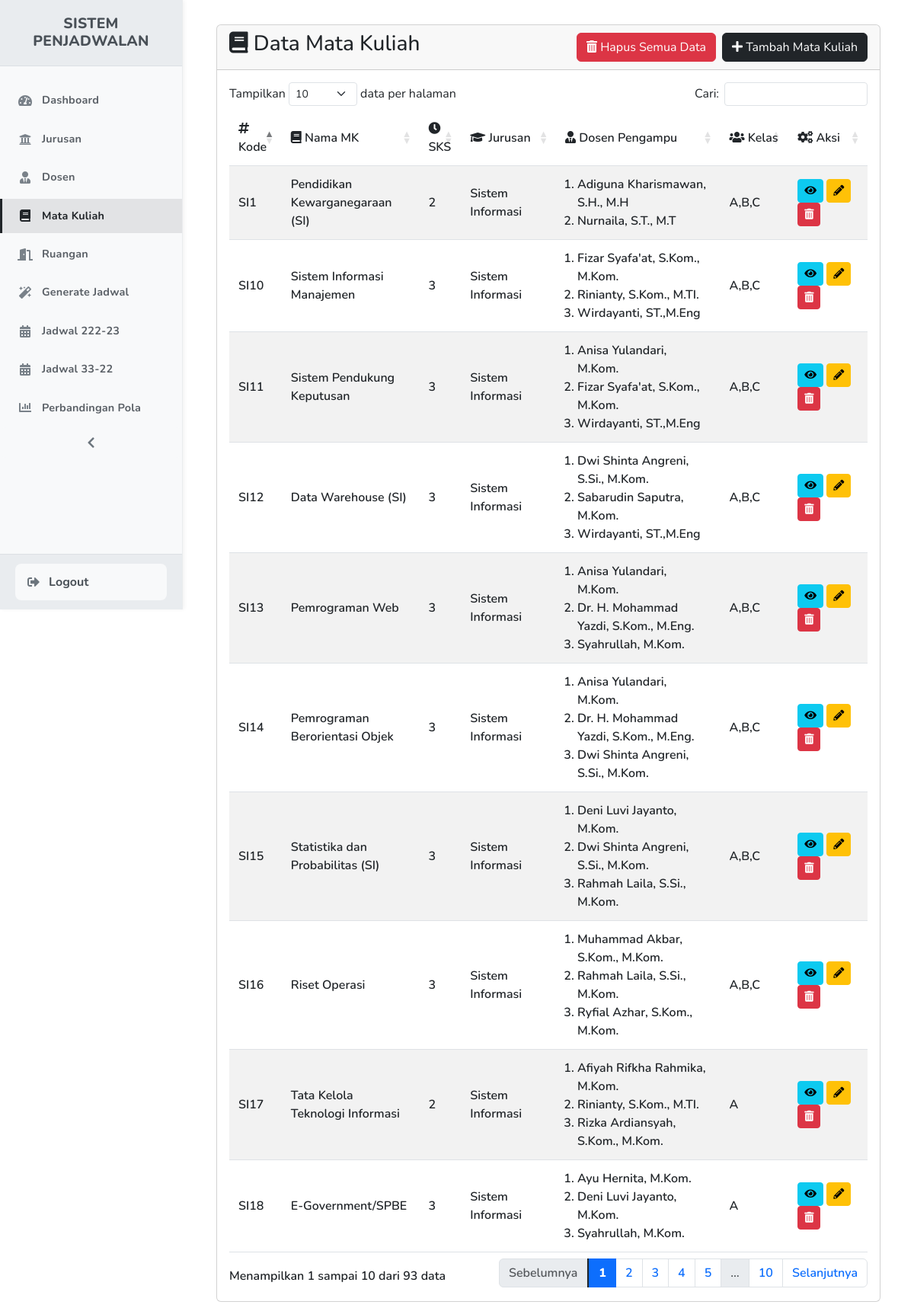
/admin/mata_kuliah.php (signed in), run on the app's committed database.
### tables this page shows
CREATE TABLE `mata_kuliah` (
  `id` int(11) NOT NULL,
  `kode_mk` varchar(10) NOT NULL,
  `nama_mk` varchar(100) NOT NULL,
  `sks` int(11) NOT NULL,
  `kode_jurusan` varchar(10) DEFAULT NULL,
  `kode_dosen` varchar(10) DEFAULT NULL,
  `kelas` varchar(10) DEFAULT NULL
);

CREATE TABLE `jurusan` (
  `kode_jurusan` varchar(10) NOT NULL,
  `nama_jurusan` varchar(100) NOT NULL
);

### admin/mata_kuliah.php (the view, shortened to what this page needs)
<?php
require_once 'config/database.php';
$sql = "SELECT mk.*, j.nama_jurusan,
        GROUP_CONCAT(DISTINCT mkd.kode_dosen) as dosen_kodes,
        GROUP_CONCAT(DISTINCT d.nama_dosen SEPARATOR '|') as dosen_list,
        mk.kelas
        FROM mata_kuliah mk
        LEFT JOIN jurusan j ON mk.kode_jurusan = j.kode_jurusan
        LEFT JOIN mata_kuliah_dosen mkd ON mk.kode_mk = mkd.kode_mk
        LEFT JOIN dosen d ON mkd.kode_dosen = d.kode_dosen
        GROUP BY mk.kode_mk, mk.nama_mk, mk.sks, j.nama_jurusan
        ORDER BY mk.kode_mk";
$result = mysqli_query($conn, $sql);
?>
<!DOCTYPE html>
<html lang="id">
<head>
    <link href="https://cdn.jsdelivr.net/npm/bootstrap@5.3.0/dist/css/bootstrap.min.css" rel="stylesheet">
    <link href="https://cdnjs.cloudflare.com/ajax/libs/font-awesome/6.0.0/css/all.min.css" rel="stylesheet">
    <link rel="stylesheet" href="assets/css/sidebar.css">
    <link rel="stylesheet" href="https://cdn.datatables.net/1.13.7/css/dataTables.bootstrap5.min.css">
    <link rel="stylesheet" href="https://cdn.datatables.net/responsive/2.5.0/css/responsive.bootstrap5.min.css">
    <link rel="stylesheet" href="https://cdn.jsdelivr.net/npm/sweetalert2@11.7.32/dist/sweetalert2.min.css">
    <link href="https://cdn.jsdelivr.net/npm/select2@4.1.0-rc.0/dist/css/select2.min.css" rel="stylesheet" />
    <link href="https://cdn.jsdelivr.net/npm/select2-bootstrap-5-theme@1.3.0/dist/select2-bootstrap-5-theme.min.css" rel="stylesheet" />
    <link rel="stylesheet" href="assets/css/mata_kuliah.css">
</head>
<body>
    <?php include 'sidebar.php'; ?>
    <div class="main-content">
        <div class="container">
            <div class="row">
                <div class="col-md-12">
                    <div class="card">
                        <div class="card-header d-flex justify-content-between align-items-center">
                            <h3><i class="fas fa-book"></i> Data Mata Kuliah</h3>
                            <div class="d-flex gap-2">
                                <a href="clear_mata_kuliah.php" class="btn btn-danger">
                                    <i class="fas fa-trash-alt"></i> Hapus Semua Data
                                </a>
                                <button type="button" class="btn btn-dark" data-bs-toggle="modal" data-bs-target="#addModal">
                                    <i class="fas fa-plus"></i> Tambah Mata Kuliah
                                </button>
                            </div>
                        </div>
                        <div class="card-body">
                            <div class="table-responsive">
                                <table class="table table-striped table-fixed" id="mataKuliahTable">
                                    <thead>
                                        <tr>
                                            <th><i class="fas fa-hashtag"></i> Kode</th>
                                            <th><i class="fas fa-book"></i> Nama MK</th>
                                            <th><i class="fas fa-clock"></i> SKS</th>
                                            <th><i class="fas fa-graduation-cap"></i> Jurusan</th>
                                            <th><i class="fas fa-user-tie"></i> Dosen Pengampu</th>
                                            <th><i class="fas fa-users"></i> Kelas</th>
                                            <th><i class="fas fa-cogs"></i> Aksi</th>
                                        </tr>
                                    </thead>
                                    <tbody>
                                        <?php while ($row = mysqli_fetch_assoc($result)): ?>
                                        <tr>
                                            <td><?php echo $row['kode_mk']; ?></td>
                                            <td><?php echo $row['nama_mk']; ?></td>
                                            <td><?php echo $row['sks']; ?></td>
                                            <td><?php echo $row['nama_jurusan']; ?></td>
                                            <td>
                                                <?php
                                                if (!empty($row['dosen_list'])) {
                                                    $dosen_array = explode('|', $row['dosen_list']);
                                                    echo '<ol class="mb-0 ps-3">';
                                                    foreach ($dosen_array as $dosen) {
                                                        echo '<li>' . htmlspecialchars(trim($dosen)) . '</li>';
                                                    }
                                                    echo '</ol>';
                                                } else {
                                                    echo '-';
                                                }
                                                ?>
                                            </td>
                                            <td><?php echo $row['kelas']; ?></td>
                                            <td>
                                                <button type="button" class="btn btn-info btn-sm view-btn"
                                                        data-kode="<?php echo $row['kode_mk']; ?>"
                                                        data-nama="<?php echo $row['nama_mk']; ?>"
                                                        data-jurusan="<?php echo $row['nama_jurusan']; ?>"
                                                        data-sks="<?php echo $row['sks']; ?>"
                                                        data-dosen="<?php echo $row['dosen_list'] ?? '-'; ?>"
                                                        data-kelas="<?php echo $row['kelas'] ?? ''; ?>"
                                                        title="Lihat Detail">
                                                    <i class="fas fa-eye"></i>
                                                </button>
                                                <button type="button" class="btn btn-warning btn-sm edit-btn"
                                                        data-kode="<?php echo $row['kode_mk']; ?>"
                                                        data-nama="<?php echo $row['nama_mk']; ?>"
                                                        data-jurusan="<?php echo $row['kode_jurusan']; ?>"
                                                        data-sks="<?php echo $row['sks']; ?>"
                                                        data-dosen-kodes="<?php echo $row['dosen_kodes'] ?? ''; ?>"
                                                        data-kelas="<?php echo $row['kelas'] ?? ''; ?>"
                                                        title="Edit Data">
                                                    <i class="fas fa-pencil-alt"></i>
                                                </button>
                                                <button type="button" class="btn btn-danger btn-sm delete-btn"
                                                        data-kode="<?php echo $row['kode_mk']; ?>"
                                                        title="Hapus Data">
                                                    <i class="fas fa-trash-alt"></i>
                                                </button>
                                            </td>
                                        </tr>
                                        <?php endwhile; ?>
                                    </tbody>
                                </table>
                            </div>
                        </div>
                    </div>
                </div>
            </div>
        </div>
    </div>
</body>
</html>

### admin/assets/css/sidebar.css (style rules this page uses)
* { font-family: 'Nunito', sans-serif; margin: 0; padding: 0; box-sizing: border-box; }
:root { --primary-color: #f8f9fa; --secondary-color: #e9ecef; --accent-color: #6c757d; --text-color: #495057; --hover-color: rgba(108, 117, 125, 0.1); --active-color: rgba(33, 37, 41, 0.1); --divider-color: rgba(108, 117, 125, 0.1); --shadow-color: rgba(0, 0, 0, 0.05); --sidebar-width: 240px; --sidebar-width-mobile: 60px; --active-text-color: #212529; }
.main-content { margin-left: var(--sidebar-width); padding: 2rem; min-height: 100vh; background: #fff; transition: all 0.2s ease; font-family: 'Nunito', sans-serif; font-weight: 600; }

### admin/assets/css/mata_kuliah.css (style rules this page uses)
.table th { font-weight: 600 !important; }
.table td, .table th { padding: 0.75rem !important; vertical-align: middle !important; }
.table-fixed { table-layout: fixed; width: 100%; }
.table-fixed th:nth-child(1) { width: 7%; }
.table-fixed th:nth-child(2) { width: 23%; }
.table-fixed th:nth-child(3) { width: 5%; }
.table-fixed th:nth-child(4) { width: 15%; }
.table-fixed th:nth-child(5) { width: 28%; }
.table-fixed th:nth-child(6) { width: 10%; }
.table-fixed th:nth-child(7) { width: 12%; }
.table-fixed td { white-space: normal; word-wrap: break-word; overflow: hidden; }
.table-fixed td ol { margin-bottom: 0; }

### data on the page
mata_kuliah: kode_mk "SI1", nama_mk "Pendidikan Kewarganegaraan (SI)", sks "2", kode_jurusan.nama_jurusan "Sistem Informasi", dosen "Adiguna Kharismawan, S.H., M.H", dosen "Nurnaila, S.T., M.T", kelas "A,B,C"
mata_kuliah: kode_mk "SI10", nama_mk "Sistem Informasi Manajemen", sks "3", kode_jurusan.nama_jurusan "Sistem Informasi", dosen "Fizar Syafa'at, S.Kom., M.Kom.", dosen "Rinianty, S.Kom., M.TI.", dosen "Wirdayanti, ST.,M.Eng", kelas "A,B,C"
mata_kuliah: kode_mk "SI11", nama_mk "Sistem Pendukung Keputusan", sks "3", kode_jurusan.nama_jurusan "Sistem Informasi", dosen "Anisa Yulandari, M.Kom.", dosen "Fizar Syafa'at, S.Kom., M.Kom.", dosen "Wirdayanti, ST.,M.Eng", kelas "A,B,C"
mata_kuliah: kode_mk "SI12", nama_mk "Data Warehouse (SI)", sks "3", kode_jurusan.nama_jurusan "Sistem Informasi", dosen "Dwi Shinta Angreni, S.Si., M.Kom.", dosen "Sabarudin Saputra, M.Kom.", dosen "Wirdayanti, ST.,M.Eng", kelas "A,B,C"
mata_kuliah: kode_mk "SI13", nama_mk "Pemrograman Web", sks "3", kode_jurusan.nama_jurusan "Sistem Informasi", dosen "Anisa Yulandari, M.Kom.", dosen "Dr. H. Mohammad Yazdi, S.Kom., M.Eng.", dosen "Syahrullah, M.Kom.", kelas "A,B,C"
mata_kuliah: kode_mk "SI14", nama_mk "Pemrograman Berorientasi Objek", sks "3", kode_jurusan.nama_jurusan "Sistem Informasi", dosen "Anisa Yulandari, M.Kom.", dosen "Dr. H. Mohammad Yazdi, S.Kom., M.Eng.", dosen "Dwi Shinta Angreni, S.Si., M.Kom.", kelas "A,B,C"
mata_kuliah: kode_mk "SI15", nama_mk "Statistika dan Probabilitas (SI)", sks "3", kode_jurusan.nama_jurusan "Sistem Informasi", dosen "Deni Luvi Jayanto, M.Kom.", dosen "Dwi Shinta Angreni, S.Si., M.Kom.", dosen "Rahmah Laila, S.Si., M.Kom.", kelas "A,B,C"
mata_kuliah: kode_mk "SI16", nama_mk "Riset Operasi", sks "3", kode_jurusan.nama_jurusan "Sistem Informasi", dosen "Muhammad Akbar, S.Kom., M.Kom.", dosen "Rahmah Laila, S.Si., M.Kom.", dosen "Ryfial Azhar, S.Kom., M.Kom.", kelas "A,B,C"
mata_kuliah: kode_mk "SI17", nama_mk "Tata Kelola Teknologi Informasi", sks "2", kode_jurusan.nama_jurusan "Sistem Informasi", dosen "Afiyah Rifkha Rahmika, M.Kom.", dosen "Rinianty, S.Kom., M.TI.", dosen "Rizka Ardiansyah, S.Kom., M.Kom.", kelas "A"
mata_kuliah: kode_mk "SI18", nama_mk "E-Government/SPBE", sks "3", kode_jurusan.nama_jurusan "Sistem Informasi", dosen "Ayu Hernita, M.Kom.", dosen "Deni Luvi Jayanto, M.Kom.", dosen "Syahrullah, M.Kom.", kelas "A"
